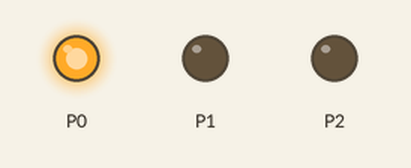
The program below on a simulated BBC micro:bit (MakeCode). Parts: output pins drawn as LEDs (lit = HIGH).

Above: at 0.05 s.
At 1.25 s:
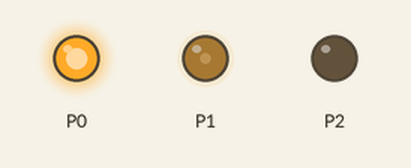
At 2.25 s:
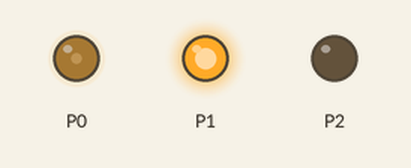
At 4.45 s:
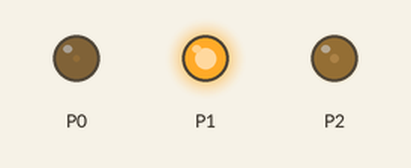
At 6.65 s:
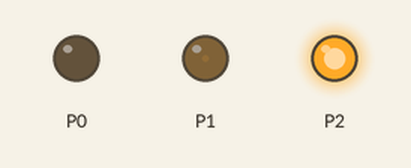
At 8.85 s:
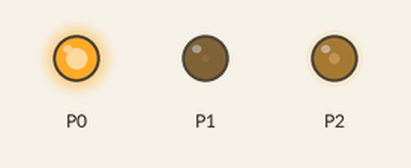
Timing chart, 0 to 12.9 s (numbered marks = the images above):
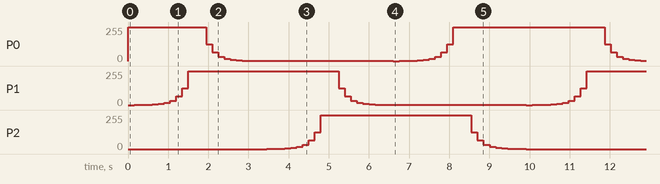

Measured:
- by itself, P0: repeats every 9.9 s: 127/255 0.15 s, 64/255 0.15 s, 32/255 0.15 s, 16/255 0.15 s, 8/255 0.15 s, 4/255 0.15 s, 2/255 0.15 s, 1/255 3.6 s, 0/255 0.15 s, 1/255 0.30 s, 2/255 0.15 s, 4/255 0.15 s, 8/255 0.15 s, 16/255 0.15 s, 32/255 0.15 s, 64/255 0.15 s, 127/255 0.15 s, 255/255 3.8 s
- by itself, P1: repeats every 9.9 s: 2/255 0.15 s, 4/255 0.15 s, 8/255 0.15 s, 16/255 0.15 s, 32/255 0.15 s, 64/255 0.15 s, 127/255 0.15 s, 255/255 3.8 s, 127/255 0.15 s, 64/255 0.15 s, 32/255 0.15 s, 16/255 0.15 s, 8/255 0.15 s, 4/255 0.15 s, 2/255 0.15 s, 1/255 3.6 s, 0/255 0.15 s, 1/255 0.30 s

The program:

main.ts
```typescript
let light__level = 0
let sleeptime = 150
basic.forever(function () {
    pins.analogWritePin(AnalogPin.P0, 1023)
    pins.analogWritePin(AnalogPin.P2, 0)
    light__level = 1
    for (let index = 0; index < 11; index++) {
        pins.analogWritePin(AnalogPin.P1, light__level - 1)
        basic.pause(sleeptime)
        light__level = light__level * 2
    }
    for (let index = 0; index < 11; index++) {
        pins.analogWritePin(AnalogPin.P0, light__level - 1)
        basic.pause(sleeptime)
        light__level = light__level / 2
    }
    for (let index = 0; index < 11; index++) {
        pins.analogWritePin(AnalogPin.P2, light__level - 1)
        basic.pause(sleeptime)
        light__level = light__level * 2
    }
    for (let index = 0; index < 11; index++) {
        pins.analogWritePin(AnalogPin.P1, light__level - 1)
        basic.pause(sleeptime)
        light__level = light__level / 2
    }
    for (let index = 0; index < 11; index++) {
        pins.analogWritePin(AnalogPin.P0, light__level - 1)
        basic.pause(sleeptime)
        light__level = light__level * 2
    }
    for (let index = 0; index < 11; index++) {
        pins.analogWritePin(AnalogPin.P2, light__level - 1)
        basic.pause(sleeptime)
        light__level = light__level / 2
    }
})
```

test.ts
```typescript
// テストはここに来ます。このパッケージが拡張機能として使用されるときにはコンパイルされません。
```
